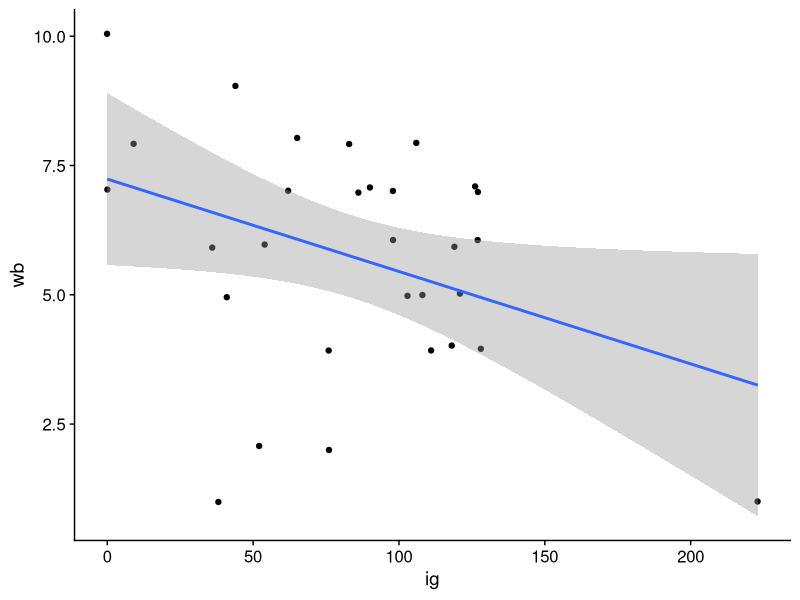
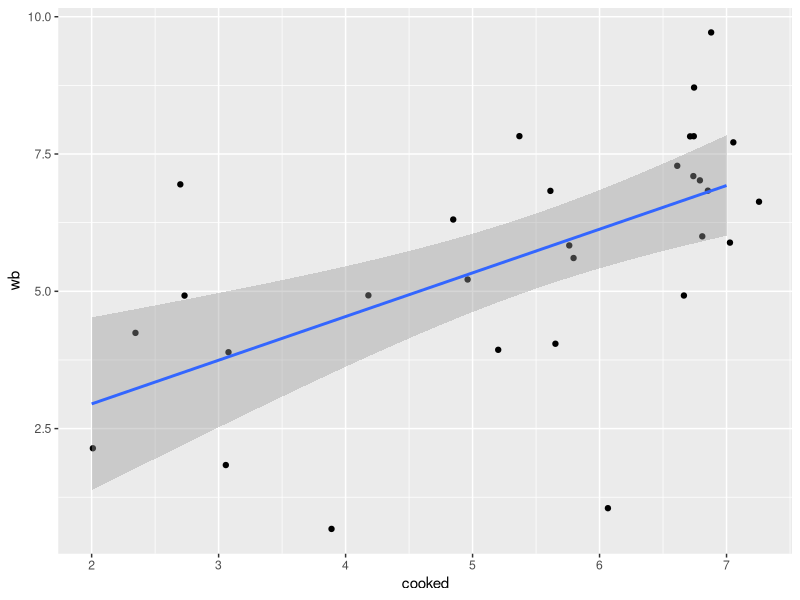
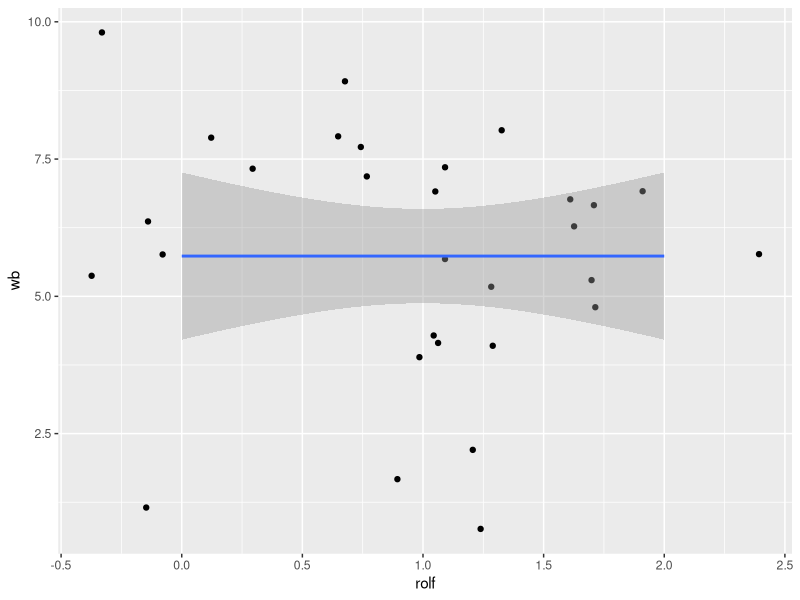
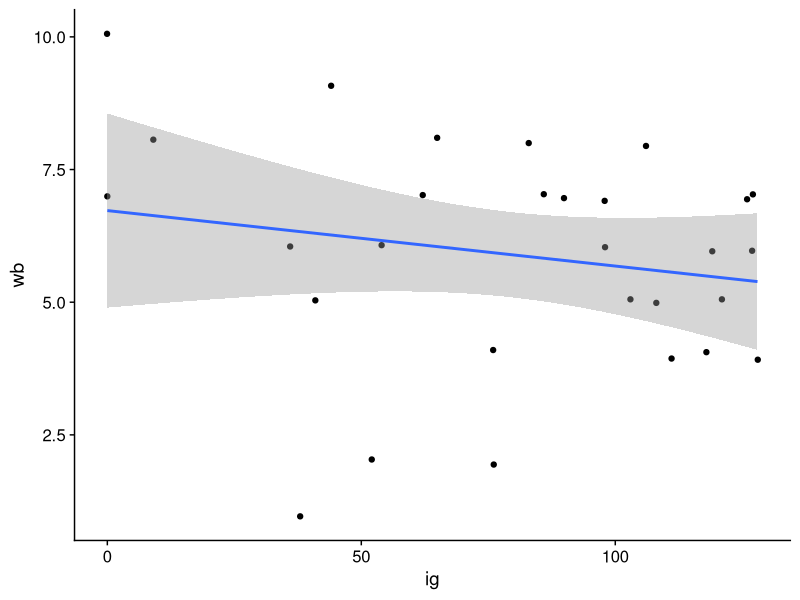

Reproduce these figures in R, in order.
library('tidyverse')
library('cowplot')

# PART 1
dw <- read_csv("wb_warwick.csv")
glimpse(dw)

## Task 1
lm(wb ~ 1, dw)

fit1 <- lm(wb ~ ig, dw)
summary(fit1)
ggplot(dw, mapping=aes(x=ig,y=wb)) + geom_jitter(height=0.1,width=0.1) + geom_smooth(method='lm') + theme_cowplot()

fit2 <- lm(wb ~ cooked, dw)
summary(fit2)
ggplot(dw, mapping=aes(x=cooked,y=wb)) + geom_point(position='jitter') + geom_smooth(method='lm')

fit3 <- lm(wb ~ rolf, dw)
summary(fit3)
ggplot(dw, mapping=aes(x=rolf,y=wb)) + geom_point(position='jitter') + geom_smooth(method='lm')

### The scatter plot showing well-being against number of instagram followers shows that there exists one possible
### outlier with >200 followers

dw <- dw %>% filter(ig<200)
fit4 <- lm(wb ~ ig, dw)
summary(fit4)
ggplot(dw, mapping=aes(x=ig,y=wb)) + geom_jitter(height=0.1,width=0.1) + geom_smooth(method='lm') + theme_cowplot()

### After removing the outlier, ig is no  longer a statistically significant estimator of well-being, and the
### and the relationship is almost flat.

### cooking is the best predictor with an R^2 score of 0.36, and has the strongest bivariate relationship with
### with well-being with a coefficient of 0.793

sigma(fit1)
sigma(fit2)
sigma(fit3)

### fit2 has the lowest residual standard deviation, which makes it also the most accurate estimator.

### wb = 7.237 + -0.018ig
### wb = 5.73 - 5.34*10^-16rolf

### H0: b_1 = 0 v. H1: b_1 != 0

df1 <-  data.frame(ig=c(10,100,200))
predict(fit1,newdata=df1)
### for all (ig,wb): (10,7.05); (100,5.45); (200,3.66)
### this is probably not very accurate due to the low goodness-of-fit and the low coefficient for ig

df2 <- data.frame(cooked=c(1,3,6))
predict(fit2,newdata=df2)
### for all (cooked,wb): (1,2.15); (3,3.74); (6,6.13)
### this might be more accurate with the higher goodness-of-fit 

df3 <- data.frame(rolf=c(0,3,7))
predict(fit3,newdata=df3)
### for all (rolf,wb): (0,5.73); (3,5.73); (7,5.73)
### This might be accurate predictions as there is almost no relationship between `rolf` and `wb`

### better predictions how?

dw